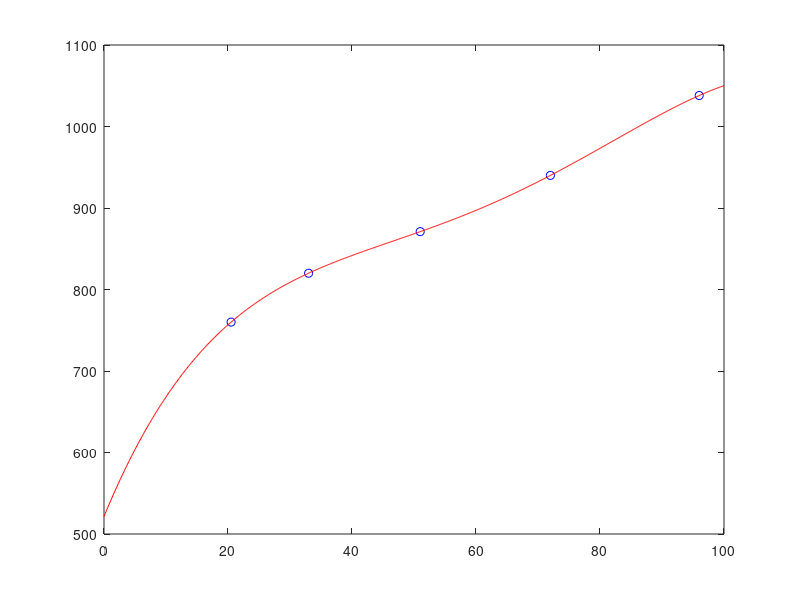

Source code (MATLAB):
clear
x=[20.5 33 51 72 96];
y=[760 820 871 940 1038];
p=polyfit(x,y,4);
estimate_x=linspace(0,100,1000);
estimate_y=polyval(p,estimate_x);
figure(1)
clf;
plot(x,y,'ob',estimate_x,estimate_y,'r')
x1=[100 110 130 150];
y1=polyval(p,x1);
Y=[x1;y1];
disp('T	R')
fprintf('%d\t%5d\n',Y)
